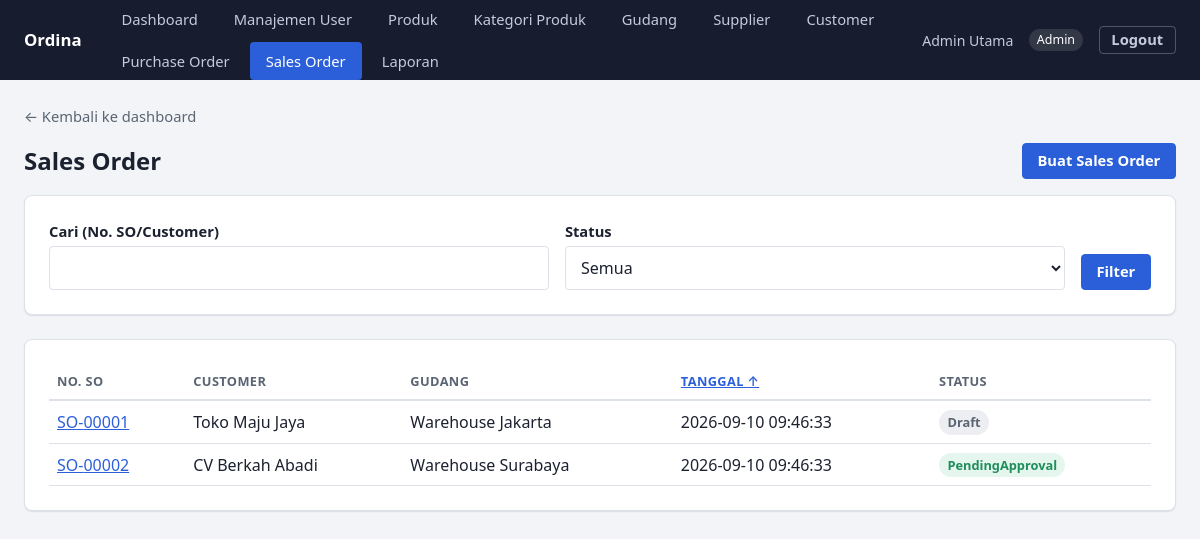
The page /sales-orders?sort=asc&page=1 (signed in) on the database its author committed.
### tables this page shows
CREATE TABLE IF NOT EXISTS sales_orders (
    id INT UNSIGNED AUTO_INCREMENT PRIMARY KEY,
    customer_id INT UNSIGNED NOT NULL,
    warehouse_id INT UNSIGNED NOT NULL,
    status ENUM('Draft', 'PendingApproval', 'Approved', 'Fulfilled', 'Cancelled') NOT NULL DEFAULT 'Draft',
    created_by INT UNSIGNED NOT NULL,
    approved_by INT UNSIGNED NULL,
    created_at TIMESTAMP NOT NULL DEFAULT CURRENT_TIMESTAMP,
    updated_at TIMESTAMP NOT NULL DEFAULT CURRENT_TIMESTAMP ON UPDATE CURRENT_TIMESTAMP,
    KEY idx_sales_orders_status (status),
    KEY idx_sales_orders_created_by (created_by),
    CONSTRAINT fk_so_customer FOREIGN KEY (customer_id) REFERENCES customers (id),
    CONSTRAINT fk_so_warehouse FOREIGN KEY (warehouse_id) REFERENCES warehouses (id),
    CONSTRAINT fk_so_created_by FOREIGN KEY (created_by) REFERENCES users (id),
    CONSTRAINT fk_so_approved_by FOREIGN KEY (approved_by) REFERENCES users (id),
     
     
    CONSTRAINT chk_so_approver_not_creator CHECK (approved_by IS NULL OR approved_by <> created_by)
);

CREATE TABLE IF NOT EXISTS customers (
    id INT UNSIGNED AUTO_INCREMENT PRIMARY KEY,
    name VARCHAR(150) NOT NULL,
    contact VARCHAR(150) NULL,
    address VARCHAR(255) NULL,
    is_active TINYINT(1) NOT NULL DEFAULT 1
);

CREATE TABLE IF NOT EXISTS warehouses (
    id INT UNSIGNED AUTO_INCREMENT PRIMARY KEY,
    name VARCHAR(150) NOT NULL,
    location VARCHAR(255) NOT NULL,
    is_active TINYINT(1) NOT NULL DEFAULT 1
);

### app/Core/View.php (called while the page is built, shortened)
<?php
final class View
{
    public static function render(string $view, array $data = [], int $status = 200): void
    {
        extract($data);
        require __DIR__ . "/../../views/{$view}.php";
        require __DIR__ . '/../../views/layouts/app.php';
    }
}

### app/Core/Controller.php (called while the page is built, shortened)
<?php
abstract class Controller
{
    protected function view(string $view, array $data = []): void
    {
        View::render($view, $data);
    }
}

### app/Controller/SalesOrderController.php (called while the page is built, shortened)
<?php
final class SalesOrderController extends Controller
{
    public function index(): void
    {
        $validStatuses = array_map(static fn (SalesOrderStatus $s) => $s->value, SalesOrderStatus::cases());
        $filters = array_filter([
            'search' => trim((string) ($_GET['search'] ?? '')),
            'status' => in_array($_GET['status'] ?? '', $validStatuses, true) ? $_GET['status'] : null,
        ]);
        $sortDir = ($_GET['sort'] ?? 'desc') === 'asc' ? 'asc' : 'desc';
        $page = max(1, (int) ($_GET['page'] ?? 1));
        $role = $this->currentRole();
        $ownerId = $role === Role::Sales ? (int) $this->currentUser()['id'] : null;
        $this->view('sales-orders/index', [
            'title' => 'Sales Order',
            'result' => $this->service()->paginate($filters, $ownerId, $sortDir, $page),
            'filters' => $filters,
            'sortDir' => $sortDir,
            'statuses' => SalesOrderStatus::cases(),
            'success' => Session::pullFlash('success'),
            'canCreate' => $role !== null && Gate::allows($role, Permission::CreateSalesOrder),
        ]);
    }
    private function service(): SalesOrderService
    {
        $pdo = Database::connection();
        return new SalesOrderService(
            new MysqlSalesOrderRepository($pdo),
            new MysqlSalesOrderItemRepository($pdo),
            new MysqlProductStockRepository($pdo),
            new MysqlStockLedgerRepository($pdo),
            new MysqlCustomerRepository($pdo),
            new MysqlWarehouseRepository($pdo),
            new MysqlProductRepository($pdo),
            new PdoTransactionManager($pdo),
        );
    }
}

### public/index.php (called while the page is built, shortened)
<?php
$router = new Router();
$method = $_SERVER['REQUEST_METHOD'] ?? 'GET';
$path = (string) (parse_url($_SERVER['REQUEST_URI'] ?? '/', PHP_URL_PATH) ?: '/');
try {
    $router->dispatch($method, $path);
} catch (UnauthenticatedException) {
    header('Location: /login');
} catch (AuthorizationException | ForbiddenOperationException) {
    View::render('errors/403', ['title' => '403 - Akses Ditolak'], 403);
} catch (NotFoundException) {
    View::render('errors/404', ['title' => '404 - Tidak Ditemukan'], 404);
} catch (\Throwable $e) {
    error_log((string) $e);
    View::render('errors/500', ['title' => '500 - Kesalahan Server'], 500);
}

### app/Service/SalesOrderService.php (called while the page is built, shortened)
<?php
final class SalesOrderService
{
    public function paginate(array $filters, ?int $ownerId, string $sortDir, int $page): array
    {
        $page = max(1, $page);
        $result = $this->salesOrders->paginateForListing($filters, $ownerId, $sortDir, $page, self::PER_PAGE);
        $totalPages = max(1, (int) ceil($result['total'] / self::PER_PAGE));
        return [
            'items' => $result['items'],
            'total' => $result['total'],
            'page' => $page,
            'perPage' => self::PER_PAGE,
            'totalPages' => $totalPages,
            'sortDir' => strtoupper($sortDir) === 'ASC' ? 'asc' : 'desc',
        ];
    }
}

### app/Repository/Mysql/MysqlSalesOrderRepository.php (called while the page is built, shortened)
<?php
final class MysqlSalesOrderRepository implements SalesOrderRepositoryInterface
{
    public function paginateForListing(array $filters, ?int $ownerId, string $sortDir, int $page, int $perPage): array
    {
        $conditions = [];
        $params = [];
        $where = $conditions === [] ? '' : 'WHERE ' . implode(' AND ', $conditions);
        $direction = strtoupper($sortDir) === 'ASC' ? 'ASC' : 'DESC';
        $base = "FROM sales_orders so
                  JOIN customers c ON c.id = so.customer_id
                  JOIN warehouses w ON w.id = so.warehouse_id
                  {$where}";
        $countStmt = $this->connection->prepare("SELECT COUNT(*) {$base}");
        $countStmt->execute();
        $total = (int) $countStmt->fetchColumn();
        $offset = max(0, ($page - 1) * $perPage);
        $itemsStmt = $this->connection->prepare(
            "SELECT so.*, c.name AS customer_name, w.name AS warehouse_name
             {$base}
             ORDER BY so.created_at {$direction}, so.id {$direction}
             LIMIT :limit OFFSET :offset"
        );
        $itemsStmt->bindValue('limit', $perPage, PDO::PARAM_INT);
        $itemsStmt->bindValue('offset', $offset, PDO::PARAM_INT);
        $itemsStmt->execute();
        return ['items' => $itemsStmt->fetchAll(), 'total' => $total];
    }
}

### views/sales-orders/index.php (the view, shortened to what this page needs)
<?php
$queryWithout = static function (array $overrides) use ($filters, $sortDir): string {
    return '?' . http_build_query(array_filter(['sort' => $sortDir, ...$filters, ...$overrides]));
};
$statusBadge = static fn (string $status): string => match ($status) {
    'Draft' => 'badge-muted',
    'Cancelled' => 'badge-danger',
    default => 'badge-success',
};
?>
<a href="/dashboard" class="back-link">&larr; Kembali ke dashboard</a>
<div class="toolbar">
    <h1 style="margin:0;">Sales Order</h1>
    <?php if ($canCreate): ?>
        <a href="/sales-orders/create" class="btn">Buat Sales Order</a>
    <?php endif; ?>
</div>
<form method="get" action="/sales-orders" class="card filter-bar">
    <div class="filter-row">
        <div class="filter-field">
            <label for="search">Cari (No. SO/Customer)</label>
            <input type="text" id="search" name="search" value="<?= htmlspecialchars($filters['search'] ?? '', ENT_QUOTES) ?>">
        </div>
        <div class="filter-field">
            <label for="status">Status</label>
            <select id="status" name="status">
                <option value="">Semua</option>
            </select>
        </div>
        <div>
            <button type="submit">Filter</button>
        </div>
    </div>
</form>
<div class="card">
<div class="table-scroll">
<table>
    <thead>
        <tr>
            <th>No. SO</th>
            <th>Customer</th>
            <th>Gudang</th>
            <th>
                <a href="<?= htmlspecialchars($queryWithout(['sort' => $sortDir === 'asc' ? 'desc' : 'asc', 'page' => 1]), ENT_QUOTES) ?>">
                    Tanggal <?= $sortDir === 'asc' ? '&uarr;' : '&darr;' ?>
                </a>
            </th>
            <th>Status</th>
        </tr>
    </thead>
    <tbody>
    <?php foreach ($result['items'] as $so): ?>
        <tr>
            <td data-label="No. SO"><a href="/sales-orders/<?= (int) $so['id'] ?>">SO-<?= str_pad((string) $so['id'], 5, '0', STR_PAD_LEFT) ?></a></td>
            <td data-label="Customer"><?= htmlspecialchars($so['customer_name'], ENT_QUOTES) ?></td>
            <td data-label="Gudang"><?= htmlspecialchars($so['warehouse_name'], ENT_QUOTES) ?></td>
            <td data-label="Tanggal"><?= htmlspecialchars($so['created_at'], ENT_QUOTES) ?></td>
            <td data-label="Status">
                <span class="badge <?= $statusBadge($so['status']) ?>"><?= htmlspecialchars($so['status'], ENT_QUOTES) ?></span>
            </td>
        </tr>
    <?php endforeach; ?>
    </tbody>
</table>
</div>
</div>

### app/Core/Router.php (shortened to what this page needs)
<?php
final class Router
{
    private array $routes = [];
    private function add(string $method, string $path, array $handler): void
    {
        $this->routes[$method][] = [
            'pattern' => $this->toPattern($path),
            'handler' => $handler,
        ];
    }
    private function toPattern(string $path): string
    {
        $pattern = preg_replace('#\{(\w+)\}#', '(?P<$1>[^/]+)', $path);
        return '#^' . $pattern . '$#';
    }
    public function dispatch(string $method, string $path): void
    {
        foreach ($this->routes[$method] ?? [] as $route) {
            if (preg_match($route['pattern'], $path, $matches) === 1) {
                $params = array_filter($matches, fn ($key) => !is_int($key), ARRAY_FILTER_USE_KEY);
                [$controllerClass, $action] = $route['handler'];
                (new $controllerClass())->$action($params);
                return;
            }
        }
    }
}

### public/assets/css/app.css (style rules this page uses)
:root { --color-bg: #f2f4f8; --color-surface: #ffffff; --color-surface-muted: #f7f8fa; --color-text: #1c2130; --color-text-muted: #5b6472; --color-border: #dde1e8; --color-primary: #2b5fd9; --color-primary-hover: #234ead; --color-primary-soft: #e8eefd; --color-success: #1e8e5a; --color-success-soft: #e5f6ee; --color-danger: #c0392b; --color-danger-soft: #fbe9e7; --color-muted-soft: #eceef1; --color-header-bg: #171d2e; --color-header-text: #eef1f8; --space-1: 0.25rem; --space-2: 0.5rem; --space-3: 1rem; --space-4: 1.5rem; --space-5: 2.5rem; --radius: 8px; --radius-sm: 4px; --shadow-card: 0 1px 2px rgba(20, 24, 38, 0.06), 0 1px 1px rgba(20, 24, 38, 0.04); }
* { box-sizing: border-box; }
html { -webkit-text-size-adjust: 100%; }
body { margin: 0; font-family: system-ui, -apple-system, "Segoe UI", sans-serif; background: var(--color-bg); color: var(--color-text); line-height: 1.5; }
h1, h2, h3 { line-height: 1.25; margin: 0 0 var(--space-3); }
h1 { font-size: 1.5rem; }
a { color: var(--color-primary); }
.card { background: var(--color-surface); border: 1px solid var(--color-border); border-radius: var(--radius); box-shadow: var(--shadow-card); padding: var(--space-4); margin-bottom: var(--space-4); }
.back-link { display: inline-block; margin-bottom: var(--space-3); color: var(--color-text-muted); text-decoration: none; font-size: 0.92rem; }
.toolbar { display: flex; justify-content: space-between; align-items: center; flex-wrap: wrap; gap: var(--space-3); margin-bottom: var(--space-3); }
label { display: block; font-weight: 600; font-size: 0.92rem; margin-bottom: var(--space-1); }
input, select, textarea, button { font: inherit; }
input, select, textarea { width: 100%; padding: 0.55em 0.7em; border: 1px solid var(--color-border); border-radius: var(--radius-sm); margin-bottom: var(--space-3); background: #fff; color: var(--color-text); }
button, .btn { display: inline-flex; align-items: center; gap: 0.4em; background: var(--color-primary); color: #fff; border: 1px solid var(--color-primary); border-radius: var(--radius-sm); padding: 0.55em 1em; cursor: pointer; font-weight: 600; font-size: 0.92rem; text-decoration: none; line-height: 1.2; }
.badge { display: inline-block; padding: 0.2em 0.65em; border-radius: 999px; font-size: 0.8rem; font-weight: 600; white-space: nowrap; }
.badge-success { background: var(--color-success-soft); color: var(--color-success); }
.badge-muted { background: var(--color-muted-soft); color: var(--color-text-muted); }
.table-scroll { overflow-x: auto; }
table { width: 100%; border-collapse: collapse; }
th, td { text-align: left; padding: var(--space-2) var(--space-2); border-bottom: 1px solid var(--color-border); vertical-align: middle; }
thead th { color: var(--color-text-muted); font-size: 0.8rem; text-transform: uppercase; letter-spacing: 0.03em; font-weight: 600; border-bottom: 2px solid var(--color-border); }
.filter-bar .filter-row { display: flex; gap: var(--space-3); flex-wrap: wrap; align-items: flex-end; }
.filter-bar .filter-field { flex: 1; min-width: 160px; margin-bottom: 0; }
.filter-bar .filter-field label { margin-bottom: var(--space-1); }
.filter-bar .filter-field input, .filter-bar .filter-field select { margin-bottom: 0; }

### rows shown on the page
sales_orders: id "00001", customer.name "Toko Maju Jaya", warehouse.name "Warehouse Jakarta", created_at "2026-09-10 09:46:33", status "Draft"
sales_orders: id "00002", customer.name "CV Berkah Abadi", warehouse.name "Warehouse Surabaya", created_at "2026-09-10 09:46:33", status "PendingApproval"

### other values the page prints
$menu['label'] "Dashboard"
$menu['label'] "Manajemen User"
$menu['label'] "Produk"
$menu['label'] "Kategori Produk"
$menu['label'] "Gudang"
$menu['label'] "Supplier"
$menu['label'] "Customer"
$menu['label'] "Purchase Order"
$menu['label'] "Sales Order"
$menu['label'] "Laporan"
